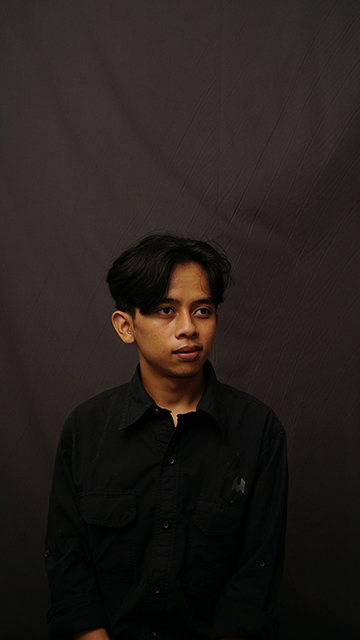
#> input picture pertemuan-2/assets/img/e.JPG, 360 x 640 px, found by its file name
$ python akuisisi-representasi.py
#> lines starting #> are read from the running program, lines starting #| are printed output that depends on the picture
import cv2
import numpy as np
from matplotlib import pyplot as plt

# Membaca gambar
image = cv2.imread('assets\img\e.JPG', cv2.IMREAD_GRAYSCALE)
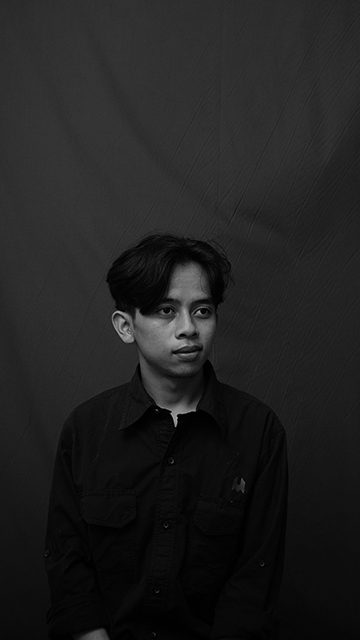
#> image: shape (640, 360); min 0, max 175, mean 32.2

# Menampilkan gambar
cv2.imshow('Original Image', image)
cv2.waitKey(0)

# Menampilkan histogram
plt.hist(image.ravel(), 256, [0,256])
plt.title('Histogram of Image')
plt.show()
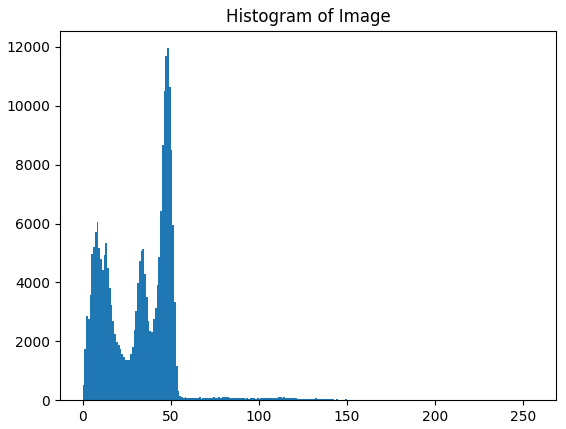
#> figure drawn by matplotlib, 1 panel; tallest bar 11958 high, from x = 48 to 49

# Menutup jendela OpenCV
cv2.destroyAllWindows()
